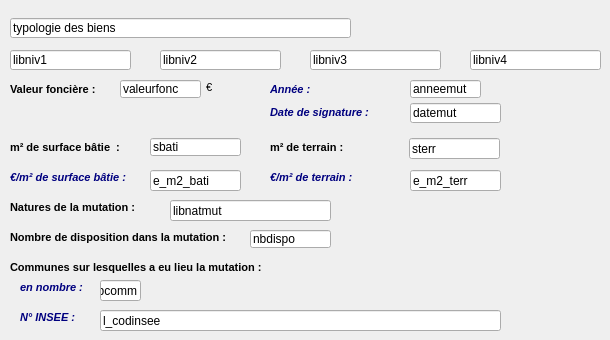
   <widget class="QWidget" name="Mutation">
    <attribute name="title">
     <string>Mutation</string>
    </attribute>
    <widget class="QLineEdit" name="libnatmut">
     <property name="geometry">
      <rect>
       <x>170</x>
       <y>200</y>
       <width>161</width>
       <height>21</height>
      </rect>
     </property>
     <property name="text">
      <string>libnatmut</string>
     </property>
    </widget>
    <widget class="QLabel" name="Natures_mutation">
     <property name="geometry">
      <rect>
       <x>10</x>
       <y>200</y>
       <width>141</width>
       <height>16</height>
      </rect>
     </property>
     <property name="text">
      <string>&lt;!DOCTYPE HTML PUBLIC &quot;-//W3C//DTD HTML 4.0//EN&quot; &quot;http://www.w3.org/TR/REC-html40/strict.dtd&quot;&gt;
&lt;html&gt;&lt;head&gt;&lt;meta name=&quot;qrichtext&quot; content=&quot;1&quot; /&gt;&lt;style type=&quot;text/css&quot;&gt;
p, li { white-space: pre-wrap; }
&lt;/style&gt;&lt;/head&gt;&lt;body style=&quot; font-family:'MS Shell Dlg 2'; font-size:8.25pt; font-weight:400; font-style:normal;&quot;&gt;
&lt;p style=&quot; margin-top:0px; margin-bottom:0px; margin-left:0px; margin-right:0px; -qt-block-indent:0; text-indent:0px;&quot;&gt;&lt;span style=&quot; font-size:8pt; font-weight:600;&quot;&gt;Natures de la mutation :&lt;/span&gt;&lt;/p&gt;&lt;/body&gt;&lt;/html&gt;</string>
     </property>
    </widget>
    <widget class="QLineEdit" name="libtypbien">
     <property name="geometry">
      <rect>
       <x>10</x>
       <y>18</y>
       <width>341</width>
       <height>20</height>
      </rect>
     </property>
     <property name="text">
      <string>typologie des biens</string>
     </property>
    </widget>
    <widget class="QLineEdit" name="libniv1">
     <property name="geometry">
      <rect>
       <x>10</x>
       <y>50</y>
       <width>121</width>
       <height>20</height>
      </rect>
     </property>
     <property name="text">
      <string>libniv1</string>
     </property>
    </widget>
    <widget class="QLineEdit" name="libniv2">
     <property name="geometry">
      <rect>
       <x>160</x>
       <y>50</y>
       <width>121</width>
       <height>20</height>
      </rect>
     </property>
     <property name="text">
      <string>libniv2</string>
     </property>
    </widget>
    <widget class="QLineEdit" name="valeurfonc">
     <property name="geometry">
      <rect>
       <x>120</x>
       <y>80</y>
       <width>81</width>
       <height>18</height>
      </rect>
     </property>
     <property name="whatsThis">
      <string notr="true"/>
     </property>
     <property name="text">
      <string>valeurfonc</string>
     </property>
    </widget>
    <widget class="QLabel" name="Valeur_Fonciere">
     <property name="geometry">
      <rect>
       <x>10</x>
       <y>82</y>
       <width>101</width>
       <height>16</height>
      </rect>
     </property>
     <property name="text">
      <string>&lt;!DOCTYPE HTML PUBLIC &quot;-//W3C//DTD HTML 4.0//EN&quot; &quot;http://www.w3.org/TR/REC-html40/strict.dtd&quot;&gt;
&lt;html&gt;&lt;head&gt;&lt;meta name=&quot;qrichtext&quot; content=&quot;1&quot; /&gt;&lt;style type=&quot;text/css&quot;&gt;
p, li { white-space: pre-wrap; }
&lt;/style&gt;&lt;/head&gt;&lt;body style=&quot; font-family:'MS Shell Dlg 2'; font-size:8.25pt; font-weight:400; font-style:normal;&quot;&gt;
&lt;p style=&quot; margin-top:0px; margin-bottom:0px; margin-left:0px; margin-right:0px; -qt-block-indent:0; text-indent:0px;&quot;&gt;&lt;span style=&quot; font-size:8pt; font-weight:600;&quot;&gt;Valeur foncière :&lt;/span&gt;&lt;/p&gt;&lt;/body&gt;&lt;/html&gt;</string>
     </property>
    </widget>
    <widget class="QLabel" name="anneemut">
     <property name="geometry">
      <rect>
       <x>270</x>
       <y>82</y>
       <width>51</width>
       <height>16</height>
      </rect>
     </property>
     <property name="text">
      <string>&lt;!DOCTYPE HTML PUBLIC &quot;-//W3C//DTD HTML 4.0//EN&quot; &quot;http://www.w3.org/TR/REC-html40/strict.dtd&quot;&gt;
&lt;html&gt;&lt;head&gt;&lt;meta name=&quot;qrichtext&quot; content=&quot;1&quot; /&gt;&lt;style type=&quot;text/css&quot;&gt;
p, li { white-space: pre-wrap; }
&lt;/style&gt;&lt;/head&gt;&lt;body style=&quot; font-family:'MS Shell Dlg 2'; font-size:8.25pt; font-weight:400; font-style:normal;&quot;&gt;
&lt;p style=&quot; margin-top:0px; margin-bottom:0px; margin-left:0px; margin-right:0px; -qt-block-indent:0; text-indent:0px;&quot;&gt;&lt;span style=&quot; font-size:8pt; font-weight:600; font-style:italic; color:#00007f;&quot;&gt;Année :&lt;/span&gt;&lt;/p&gt;&lt;/body&gt;&lt;/html&gt;</string>
     </property>
    </widget>
    <widget class="QLabel" name="Nombre_communes">
     <property name="geometry">
      <rect>
       <x>10</x>
       <y>260</y>
       <width>281</width>
       <height>16</height>
      </rect>
     </property>
     <property name="text">
      <string>&lt;!DOCTYPE HTML PUBLIC &quot;-//W3C//DTD HTML 4.0//EN&quot; &quot;http://www.w3.org/TR/REC-html40/strict.dtd&quot;&gt;
&lt;html&gt;&lt;head&gt;&lt;meta name=&quot;qrichtext&quot; content=&quot;1&quot; /&gt;&lt;style type=&quot;text/css&quot;&gt;
p, li { white-space: pre-wrap; }
&lt;/style&gt;&lt;/head&gt;&lt;body style=&quot; font-family:'MS Shell Dlg 2'; font-size:8.25pt; font-weight:400; font-style:normal;&quot;&gt;
&lt;p style=&quot; margin-top:0px; margin-bottom:0px; margin-left:0px; margin-right:0px; -qt-block-indent:0; text-indent:0px;&quot;&gt;&lt;span style=&quot; font-size:8pt; font-weight:600;&quot;&gt;Communes sur lesquelles a eu lieu la mutation :&lt;/span&gt;&lt;/p&gt;&lt;/body&gt;&lt;/html&gt;</string>
     </property>
    </widget>
    <widget class="QLabel" name="Date_signature_doc">
     <property name="geometry">
      <rect>
       <x>270</x>
       <y>105</y>
       <width>111</width>
       <height>16</height>
      </rect>
     </property>
     <property name="text">
      <string>&lt;!DOCTYPE HTML PUBLIC &quot;-//W3C//DTD HTML 4.0//EN&quot; &quot;http://www.w3.org/TR/REC-html40/strict.dtd&quot;&gt;
&lt;html&gt;&lt;head&gt;&lt;meta name=&quot;qrichtext&quot; content=&quot;1&quot; /&gt;&lt;style type=&quot;text/css&quot;&gt;
p, li { white-space: pre-wrap; }
&lt;/style&gt;&lt;/head&gt;&lt;body style=&quot; font-family:'MS Shell Dlg 2'; font-size:8.25pt; font-weight:400; font-style:normal;&quot;&gt;
&lt;p style=&quot; margin-top:0px; margin-bottom:0px; margin-left:0px; margin-right:0px; -qt-block-indent:0; text-indent:0px;&quot;&gt;&lt;span style=&quot; font-size:8pt; font-weight:600; font-style:italic; color:#00007f;&quot;&gt;Date de signature :&lt;/span&gt;&lt;/p&gt;&lt;/body&gt;&lt;/html&gt;</string>
     </property>
    </widget>
    <widget class="QLineEdit" name="nbcomm">
     <property name="geometry">
      <rect>
       <x>100</x>
       <y>280</y>
       <width>41</width>
       <height>21</height>
      </rect>
     </property>
     <property name="text">
      <string>nbcomm</string>
     </property>
    </widget>
    <widget class="QLineEdit" name="l_codinsee">
     <property name="geometry">
      <rect>
       <x>100</x>
       <y>310</y>
       <width>401</width>
       <height>21</height>
      </rect>
     </property>
     <property name="text">
      <string>l_codinsee</string>
     </property>
    </widget>
    <widget class="QLineEdit" name="anneemut">
     <property name="geometry">
      <rect>
       <x>410</x>
       <y>80</y>
       <width>71</width>
       <height>18</height>
      </rect>
     </property>
     <property name="text">
      <string>anneemut</string>
     </property>
    </widget>
    <widget class="QLineEdit" name="nbdispo">
     <property name="geometry">
      <rect>
       <x>250</x>
       <y>230</y>
       <width>81</width>
       <height>18</height>
      </rect>
     </property>
     <property name="text">
      <string>nbdispo</string>
     </property>
    </widget>
    <widget class="QLabel" name="Nombre_dispositions">
     <property name="geometry">
      <rect>
       <x>10</x>
       <y>230</y>
       <width>231</width>
       <height>16</height>
      </rect>
     </property>
     <property name="text">
      <string>&lt;!DOCTYPE HTML PUBLIC &quot;-//W3C//DTD HTML 4.0//EN&quot; &quot;http://www.w3.org/TR/REC-html40/strict.dtd&quot;&gt;
&lt;html&gt;&lt;head&gt;&lt;meta name=&quot;qrichtext&quot; content=&quot;1&quot; /&gt;&lt;style type=&quot;text/css&quot;&gt;
p, li { white-space: pre-wrap; }
&lt;/style&gt;&lt;/head&gt;&lt;body style=&quot; font-family:'MS Shell Dlg 2'; font-size:8.25pt; font-weight:400; font-style:normal;&quot;&gt;
&lt;p style=&quot; margin-top:0px; margin-bottom:0px; margin-left:0px; margin-right:0px; -qt-block-indent:0; text-indent:0px;&quot;&gt;&lt;span style=&quot; font-size:8pt; font-weight:600;&quot;&gt;Nombre de disposition dans la mutation :&lt;/span&gt;&lt;/p&gt;&lt;/body&gt;&lt;/html&gt;</string>
     </property>
    </widget>
    <widget class="QLabel" name="Nb_de_communes">
     <property name="geometry">
      <rect>
       <x>20</x>
       <y>280</y>
       <width>71</width>
       <height>16</height>
      </rect>
     </property>
     <property name="text">
      <string>&lt;!DOCTYPE HTML PUBLIC &quot;-//W3C//DTD HTML 4.0//EN&quot; &quot;http://www.w3.org/TR/REC-html40/strict.dtd&quot;&gt;
&lt;html&gt;&lt;head&gt;&lt;meta name=&quot;qrichtext&quot; content=&quot;1&quot; /&gt;&lt;style type=&quot;text/css&quot;&gt;
p, li { white-space: pre-wrap; }
&lt;/style&gt;&lt;/head&gt;&lt;body style=&quot; font-family:'MS Shell Dlg 2'; font-size:8.25pt; font-weight:400; font-style:normal;&quot;&gt;
&lt;p style=&quot; margin-top:0px; margin-bottom:0px; margin-left:0px; margin-right:0px; -qt-block-indent:0; text-indent:0px;&quot;&gt;&lt;span style=&quot; font-size:8pt; font-weight:600; font-style:italic; color:#00007f;&quot;&gt;en nombre :&lt;/span&gt;&lt;/p&gt;&lt;/body&gt;&lt;/html&gt;</string>
     </property>
    </widget>
    <widget class="QLabel" name="INSEE_communes">
     <property name="geometry">
      <rect>
       <x>20</x>
       <y>310</y>
       <width>61</width>
       <height>16</height>
      </rect>
     </property>
     <property name="text">
      <string>&lt;!DOCTYPE HTML PUBLIC &quot;-//W3C//DTD HTML 4.0//EN&quot; &quot;http://www.w3.org/TR/REC-html40/strict.dtd&quot;&gt;
&lt;html&gt;&lt;head&gt;&lt;meta name=&quot;qrichtext&quot; content=&quot;1&quot; /&gt;&lt;style type=&quot;text/css&quot;&gt;
p, li { white-space: pre-wrap; }
&lt;/style&gt;&lt;/head&gt;&lt;body style=&quot; font-family:'MS Shell Dlg 2'; font-size:8.25pt; font-weight:400; font-style:normal;&quot;&gt;
&lt;p style=&quot; margin-top:0px; margin-bottom:0px; margin-left:0px; margin-right:0px; -qt-block-indent:0; text-indent:0px;&quot;&gt;&lt;span style=&quot; font-size:8pt; font-weight:600; font-style:italic; color:#00007f;&quot;&gt;N° INSEE :&lt;/span&gt;&lt;/p&gt;&lt;/body&gt;&lt;/html&gt;</string>
     </property>
    </widget>
    <widget class="QLabel" name="Euros">
     <property name="geometry">
      <rect>
       <x>200</x>
       <y>80</y>
       <width>16</width>
       <height>16</height>
      </rect>
     </property>
     <property name="text">
      <string>&lt;!DOCTYPE HTML PUBLIC &quot;-//W3C//DTD HTML 4.0//EN&quot; &quot;http://www.w3.org/TR/REC-html40/strict.dtd&quot;&gt;
&lt;html&gt;&lt;head&gt;&lt;meta name=&quot;qrichtext&quot; content=&quot;1&quot; /&gt;&lt;style type=&quot;text/css&quot;&gt;
p, li { white-space: pre-wrap; }
&lt;/style&gt;&lt;/head&gt;&lt;body style=&quot; font-family:'MS Shell Dlg 2'; font-size:8pt; font-weight:400; font-style:normal;&quot;&gt;
&lt;p style=&quot; margin-top:0px; margin-bottom:0px; margin-left:0px; margin-right:0px; -qt-block-indent:0; text-indent:0px;&quot;&gt;  €&lt;/p&gt;&lt;/body&gt;&lt;/html&gt;</string>
     </property>
    </widget>
    <widget class="QLineEdit" name="datemut">
     <property name="geometry">
      <rect>
       <x>410</x>
       <y>103</y>
       <width>91</width>
       <height>20</height>
      </rect>
     </property>
     <property name="text">
      <string>datemut</string>
     </property>
    </widget>
    <widget class="QLabel" name="Surface_terrain">
     <property name="geometry">
      <rect>
       <x>270</x>
       <y>140</y>
       <width>91</width>
       <height>16</height>
      </rect>
     </property>
     <property name="text">
      <string>&lt;!DOCTYPE HTML PUBLIC &quot;-//W3C//DTD HTML 4.0//EN&quot; &quot;http://www.w3.org/TR/REC-html40/strict.dtd&quot;&gt;
&lt;html&gt;&lt;head&gt;&lt;meta name=&quot;qrichtext&quot; content=&quot;1&quot; /&gt;&lt;style type=&quot;text/css&quot;&gt;
p, li { white-space: pre-wrap; }
&lt;/style&gt;&lt;/head&gt;&lt;body style=&quot; font-family:'MS Shell Dlg 2'; font-size:8.25pt; font-weight:400; font-style:normal;&quot;&gt;
&lt;p style=&quot; margin-top:0px; margin-bottom:0px; margin-left:0px; margin-right:0px; -qt-block-indent:0; text-indent:0px;&quot;&gt;&lt;span style=&quot; font-size:8pt; font-weight:600;&quot;&gt;m² de terrain :&lt;/span&gt;&lt;/p&gt;&lt;/body&gt;&lt;/html&gt;</string>
     </property>
    </widget>
    <widget class="QLabel" name="Surface_habitable">
     <property name="geometry">
      <rect>
       <x>10</x>
       <y>140</y>
       <width>131</width>
       <height>16</height>
      </rect>
     </property>
     <property name="text">
      <string>&lt;!DOCTYPE HTML PUBLIC &quot;-//W3C//DTD HTML 4.0//EN&quot; &quot;http://www.w3.org/TR/REC-html40/strict.dtd&quot;&gt;
&lt;html&gt;&lt;head&gt;&lt;meta name=&quot;qrichtext&quot; content=&quot;1&quot; /&gt;&lt;style type=&quot;text/css&quot;&gt;
p, li { white-space: pre-wrap; }
&lt;/style&gt;&lt;/head&gt;&lt;body style=&quot; font-family:'MS Shell Dlg 2'; font-size:8.25pt; font-weight:400; font-style:normal;&quot;&gt;
&lt;p style=&quot; margin-top:0px; margin-bottom:0px; margin-left:0px; margin-right:0px; -qt-block-indent:0; text-indent:0px;&quot;&gt;&lt;span style=&quot; font-size:8pt; font-weight:600;&quot;&gt;m² de surface bâtie  :&lt;/span&gt;&lt;/p&gt;&lt;/body&gt;&lt;/html&gt;</string>
     </property>
    </widget>
    <widget class="QLineEdit" name="sterr">
     <property name="geometry">
      <rect>
       <x>409</x>
       <y>138</y>
       <width>91</width>
       <height>21</height>
      </rect>
     </property>
     <property name="text">
      <string>sterr</string>
     </property>
    </widget>
    <widget class="QLineEdit" name="sbati">
     <property name="geometry">
      <rect>
       <x>150</x>
       <y>138</y>
       <width>91</width>
       <height>18</height>
      </rect>
     </property>
     <property name="text">
      <string>sbati</string>
     </property>
    </widget>
    <widget class="QLabel" name="Euros_m2_bati_2">
     <property name="geometry">
      <rect>
       <x>10</x>
       <y>170</y>
       <width>131</width>
       <height>16</height>
      </rect>
     </property>
     <property name="text">
      <string>&lt;!DOCTYPE HTML PUBLIC &quot;-//W3C//DTD HTML 4.0//EN&quot; &quot;http://www.w3.org/TR/REC-html40/strict.dtd&quot;&gt;
&lt;html&gt;&lt;head&gt;&lt;meta name=&quot;qrichtext&quot; content=&quot;1&quot; /&gt;&lt;style type=&quot;text/css&quot;&gt;
p, li { white-space: pre-wrap; }
&lt;/style&gt;&lt;/head&gt;&lt;body style=&quot; font-family:'MS Shell Dlg 2'; font-size:8pt; font-weight:400; font-style:normal;&quot;&gt;
&lt;p style=&quot; margin-top:0px; margin-bottom:0px; margin-left:0px; margin-right:0px; -qt-block-indent:0; text-indent:0px;&quot;&gt;&lt;span style=&quot; font-weight:600; font-style:italic; color:#00007f;&quot;&gt;€/m² de surface bâtie :&lt;/span&gt;&lt;/p&gt;&lt;/body&gt;&lt;/html&gt;</string>
     </property>
    </widget>
    <widget class="QLineEdit" name="e_m2_bati">
     <property name="geometry">
      <rect>
       <x>150</x>
       <y>170</y>
       <width>91</width>
       <height>21</height>
      </rect>
     </property>
     <property name="text">
      <string>e_m2_bati</string>
     </property>
    </widget>
    <widget class="QLabel" name="Euros_m2_bati_3">
     <property name="geometry">
      <rect>
       <x>270</x>
       <y>170</y>
       <width>121</width>
       <height>16</height>
      </rect>
     </property>
     <property name="text">
      <string>&lt;!DOCTYPE HTML PUBLIC &quot;-//W3C//DTD HTML 4.0//EN&quot; &quot;http://www.w3.org/TR/REC-html40/strict.dtd&quot;&gt;
&lt;html&gt;&lt;head&gt;&lt;meta name=&quot;qrichtext&quot; content=&quot;1&quot; /&gt;&lt;style type=&quot;text/css&quot;&gt;
p, li { white-space: pre-wrap; }
&lt;/style&gt;&lt;/head&gt;&lt;body style=&quot; font-family:'MS Shell Dlg 2'; font-size:8pt; font-weight:400; font-style:normal;&quot;&gt;
&lt;p style=&quot; margin-top:0px; margin-bottom:0px; margin-left:0px; margin-right:0px; -qt-block-indent:0; text-indent:0px;&quot;&gt;&lt;span style=&quot; font-weight:600; font-style:italic; color:#00007f;&quot;&gt;€/m² de terrain :&lt;/span&gt;&lt;/p&gt;&lt;/body&gt;&lt;/html&gt;</string>
     </property>
    </widget>
    <widget class="QLineEdit" name="e_m2_terr">
     <property name="geometry">
      <rect>
       <x>410</x>
       <y>170</y>
       <width>91</width>
       <height>21</height>
      </rect>
     </property>
     <property name="text">
      <string>e_m2_terr</string>
     </property>
    </widget>
    <widget class="QLineEdit" name="libniv3">
     <property name="geometry">
      <rect>
       <x>310</x>
       <y>50</y>
       <width>131</width>
       <height>20</height>
      </rect>
     </property>
     <property name="text">
      <string>libniv3</string>
     </property>
    </widget>
    <widget class="QLineEdit" name="libniv4">
     <property name="geometry">
      <rect>
       <x>470</x>
       <y>50</y>
       <width>131</width>
       <height>20</height>
      </rect>
     </property>
     <property name="text">
      <string>libniv4</string>
     </property>
    </widget>
   </widget>
